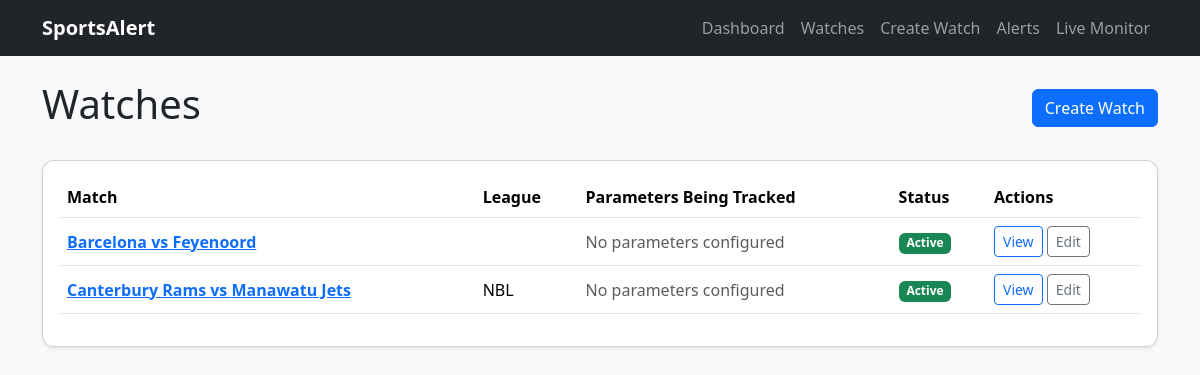
Page /watches/ on the earlier database version.
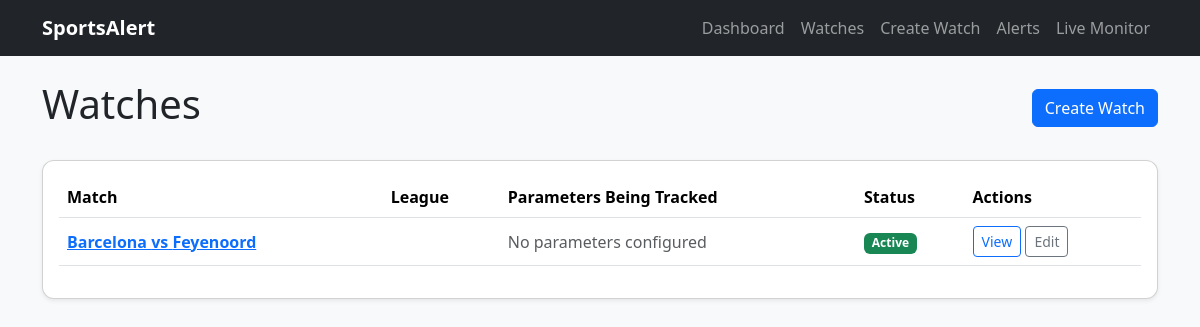
Same page on the later database version.
### monitoring/models.py (models this page shows, shortened)
class Watch(models.Model):
    SPORT_CHOICES = (
        ('basketball', 'Basketball'),
        ('football', 'Football'),
    )
    sport = models.CharField(
        max_length=20,
        choices=SPORT_CHOICES
    )
    match_id = models.CharField(
        max_length=100
    )
    home_team = models.CharField(
        max_length=100,
        blank=True
    )
    away_team = models.CharField(
        max_length=100,
        blank=True
    )
    league = models.CharField(
        max_length=100,
        blank=True
    )
    active = models.BooleanField(
        default=True
    )
    monitoring_start = models.DateTimeField(
        null=True,
        blank=True,
        help_text="Time monitoring should begin"
    )
    monitoring_started = models.BooleanField(
        default=False
    )
    monitoring_finished = models.BooleanField(
        default=False
    )
    game_status = models.CharField(
        max_length=20,
        blank=True,
        default=""
    )
    elapsed_minutes = models.PositiveIntegerField(
        null=True,
        blank=True
    )
    last_polled = models.DateTimeField(
        null=True,
        blank=True
    )
    total_game_minutes = models.IntegerField(
        default=40
    )
    created_at = models.DateTimeField(
        auto_now_add=True
    )

### monitoring/views.py (the view)
class WatchListView(ListView):
    model = Watch
    template_name = "monitoring/watch_list.html"
    context_object_name = "watches"
    ordering = ["-created_at"]

### monitoring/templates/monitoring/watch_list.html
{% extends "monitoring/base.html" %}
{% block content %}
<div class="d-flex justify-content-between align-items-center mb-4">
    <h1>Watches</h1>
    <a href="{% url 'watch-create' %}"
       class="btn btn-primary">
        Create Watch
    </a>
</div>
<div class="card shadow-sm">
    <div class="card-body">
        {% if watches %}
            <table class="table table-hover align-middle">
                <thead>
                    <tr>
                        <th>Match</th>
                        <th>League</th>
                        <th>Parameters Being Tracked</th>
                        <th>Status</th>
                        <th>Actions</th>
                    </tr>
                </thead>
                <tbody>
                    {% for watch in watches %}
                    <tr>
                        <td>
                            <a href="{% url 'watch-detail' watch.pk %}">
                                <strong>
                                    {{ watch.home_team }}
                                    vs
                                    {{ watch.away_team }}
                                </strong>
                            </a>
                        </td>
                        <td>
                            {{ watch.league }}
                        </td>
                        <td>
                            {% for parameter in watch.parameters.all %}
                                <div class="mb-2">
                                    <span class="badge bg-primary">
                                        {{ parameter.get_parameter_display }}
                                    </span>
                                    <small class="text-muted">
                                        Baseline:
                                        {{ parameter.baseline }}
                                        |
                                        Threshold:
                                        {{ parameter.threshold }}
                                    </small>
                                </div>
                            {% empty %}
                                <span class="text-muted">
                                    No parameters configured
                                </span>
                            {% endfor %}
                        </td>
                        <td>
                            {% if watch.active %}
                                <span class="badge bg-success">
                                    Active
                                </span>
                            {% else %}
                                <span class="badge bg-danger">
                                    Inactive
                                </span>
                            {% endif %}
                        </td>
                        <td>
                            <a href="{% url 'watch-detail' watch.pk %}"
                               class="btn btn-sm btn-outline-primary">
                                View
                            </a>
                            <a href="{% url 'watch-update' watch.pk %}"
                               class="btn btn-sm btn-outline-secondary">
                                Edit
                            </a>
                        </td>
                    </tr>
                    {% endfor %}
                </tbody>
            </table>
        {% else %}
            <div class="alert alert-info">
                No watches found.
            </div>
        {% endif %}
    </div>
</div>
{% endblock %}

Differences in the rows shown:
removed Watch: home_team "Canterbury Rams", away_team "Manawatu Jets", league "NBL", active "Active"
